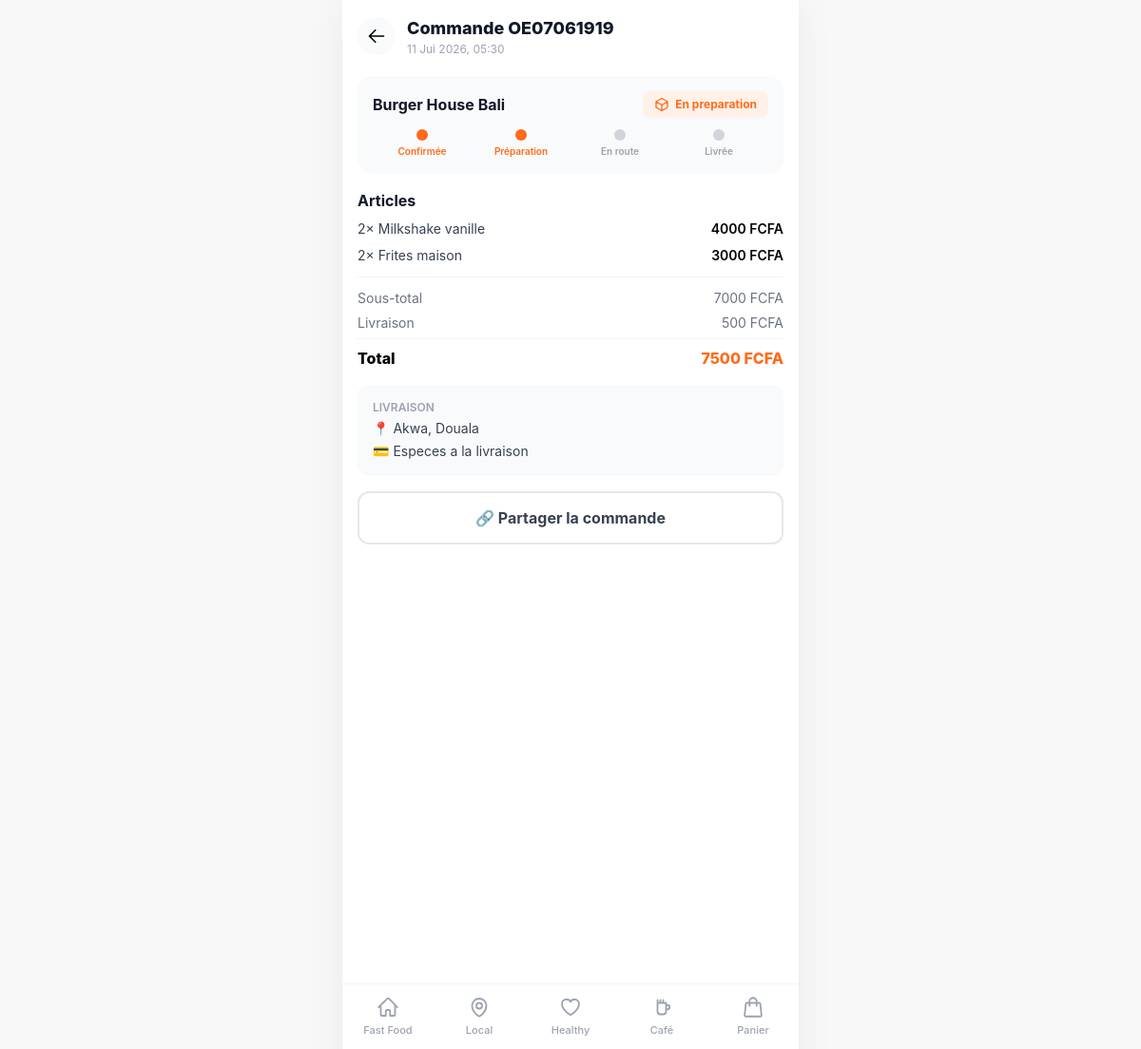
/commande/OE07061919/ (signed in), run on the app's committed database.
### apps/orders/models.py (models this page shows, shortened)
class Order(TimeStampedModel):
    class Status(models.TextChoices):
        PENDING = "pending", "En attente"
        CONFIRMED = "confirmed", "Confirmee"
        PREPARING = "preparing", "En preparation"
        READY = "ready", "Prete"
        PICKED_UP = "picked_up", "Recuperee"
        ON_THE_WAY = "on_the_way", "En livraison"
        DELIVERED = "delivered", "Livree"
        CANCELLED = "cancelled", "Annulee"
    class Payment(models.TextChoices):
        CASH = "cash", "Especes a la livraison"
        MOMO = "momo", "Mobile Money"
        OM = "om", "Orange Money"
        CARD = "card", "Carte bancaire"
    number = models.CharField(max_length=14, unique=True, blank=True, db_index=True)
    share_token = models.CharField(max_length=22, unique=True, blank=True, db_index=True)
    customer = models.ForeignKey(settings.AUTH_USER_MODEL, on_delete=models.CASCADE,
                                 related_name="orders")
    restaurant = models.ForeignKey(Restaurant, on_delete=models.PROTECT, related_name="orders")
    driver = models.ForeignKey(settings.AUTH_USER_MODEL, on_delete=models.SET_NULL,
                               null=True, blank=True, related_name="deliveries")
    status = models.CharField(max_length=14, choices=Status.choices, default=Status.PENDING)
    payment_method = models.CharField(max_length=8, choices=Payment.choices, default=Payment.CASH)
    items_total = models.PositiveIntegerField(default=0)
    delivery_fee = models.PositiveIntegerField(default=0)
    discount = models.PositiveIntegerField(default=0)
    total = models.PositiveIntegerField(default=0)
    delivery_address = models.CharField(max_length=255, blank=True)
    delivery_lat = models.FloatField(null=True, blank=True)
    delivery_lng = models.FloatField(null=True, blank=True)
    driver_lat = models.FloatField(null=True, blank=True)
    driver_lng = models.FloatField(null=True, blank=True)
    notes = models.TextField(blank=True)
    promo_code = models.CharField(max_length=24, blank=True)
    confirmed_at = models.DateTimeField(null=True, blank=True)
    delivered_at = models.DateTimeField(null=True, blank=True)
    class Meta:
        ordering = ["-created_at"]
        indexes = [models.Index(fields=["status"]), models.Index(fields=["-created_at"])]
    @property
    def status_label(self):
        return self.get_status_display()
    @property
    def can_review(self):
        return self.status == self.Status.DELIVERED and not hasattr(self, "review")

class OrderItem(models.Model):
    order = models.ForeignKey(Order, on_delete=models.CASCADE, related_name="items")
    dish = models.ForeignKey(Dish, on_delete=models.SET_NULL, null=True, related_name="order_items")
    name = models.CharField(max_length=140)        # snapshot
    unit_price = models.PositiveIntegerField()      # snapshot (prix paye)
    quantity = models.PositiveSmallIntegerField(default=1)
    @property
    def line_total(self):
        return self.unit_price * self.quantity

### apps/restaurants/models.py (models this page shows, shortened)
class Restaurant(TimeStampedModel):
    owner = models.ForeignKey(
        settings.AUTH_USER_MODEL, on_delete=models.CASCADE, related_name="restaurants")
    name = models.CharField(max_length=140)
    slug = models.SlugField(max_length=160, unique=True, blank=True)
    share_token = models.CharField(max_length=22, unique=True, blank=True, db_index=True)
    tagline = models.CharField(max_length=60, blank=True,
                               help_text="Badge ex: Cuisine Locale / Premium")
    bio = models.TextField(blank=True, help_text="Description / bio du restaurant")
    logo = models.ImageField(upload_to="restaurants/logos/", blank=True, null=True)
    cover_image = models.ImageField(upload_to="restaurants/covers/", blank=True, null=True)
    categories = models.ManyToManyField(Category, blank=True, related_name="restaurants")
    neighborhood = models.CharField(max_length=80, blank=True,
                                    help_text="Quartier ex: Bonanjo, Akwa, Bonapriso, Bali")
    city = models.CharField(max_length=80, default="Douala")
    address = models.CharField(max_length=255, blank=True)
    lat = models.FloatField(null=True, blank=True)
    lng = models.FloatField(null=True, blank=True)
    delivery_fee = models.PositiveIntegerField(default=500, help_text="Frais livraison en FCFA")
    delivery_time_min = models.PositiveSmallIntegerField(default=20)
    delivery_time_max = models.PositiveSmallIntegerField(default=40)
    min_order = models.PositiveIntegerField(default=0)
    brand_color = models.CharField(max_length=9, default="#FF6B1A")
    accent_color = models.CharField(max_length=9, default="#FFF1E8")
    is_pro = models.BooleanField(default=False, help_text="Badge Pro")
    is_premium = models.BooleanField(default=False)
    is_featured = models.BooleanField(default=False, help_text="A la une")
    is_active = models.BooleanField(default=True)
    rating = models.DecimalField(max_digits=3, decimal_places=1, default=0)
    rating_count = models.PositiveIntegerField(default=0)
    orders_count = models.PositiveIntegerField(default=0)
    phone = models.CharField(max_length=20, blank=True)
    class Meta:
        ordering = ["-is_featured", "-rating"]
        indexes = [models.Index(fields=["slug"]), models.Index(fields=["share_token"])]

### apps/orders/views.py (the view)
# urls.py: path("commande/<str:number>/", views.order_detail, name="detail"),
@login_required
def order_detail(request, number):
    order = get_object_or_404(Order.objects.select_related("restaurant", "driver"),
                              number=number, customer=request.user)
    rank = _STEP_RANK.get(order.status, 0)
    done = [s for s, _ in ORDER_STEPS if _STEP_RANK.get(s, 99) <= rank]
    return render(request, "client/order_detail.html",
                  {"order": order, "steps": ORDER_STEPS, "done_steps": done,
                   "cart_count": _cart_count(request)})

### apps/core/context_processors.py (called while the page is built)
def brand(request):
    unread = 0
    if request.user.is_authenticated:
        unread = request.user.notifications.filter(is_read=False).count()
    return {
        "BRAND_NAME": "ONE EAT",
        "CURRENCY": settings.CURRENCY,
        "DEFAULT_CITY": settings.DEFAULT_CITY,
        "DOUALA_CENTER": settings.DOUALA_CENTER,
        "VAPID_PUBLIC_KEY": settings.VAPID_PUBLIC_KEY,
        "unread_notifications": unread,
    }

### apps/orders/views.py (called while the page is built)
def _get_cart(request):
    return request.session.get("cart", {})

def _cart_count(request):
    return sum(i.get("qty", 0) for i in _get_cart(request).values())

### templates/client/order_detail.html (shortened to what this page needs)
{% extends "client/base.html" %}
{% block content %}
<div class="px-4 pt-4">
  <div class="flex items-center gap-3">
    <a href="{% url 'orders:list' %}" class="w-10 h-10 rounded-full bg-gray-50 flex items-center justify-center">
      <svg class="w-5 h-5" fill="none" stroke="currentColor" stroke-width="2" viewBox="0 0 24 24"><path stroke-linecap="round" stroke-linejoin="round" d="M10.5 19.5L3 12m0 0l7.5-7.5M3 12h18"/></svg></a>
    <div>
      <h1 class="text-lg font-extrabold text-gray-900">Commande {{ order.number }}</h1>
      <p class="text-xs text-gray-400">{{ order.created_at|date:"d M Y, H:i" }}</p>
    </div>
  </div>
  <div class="mt-5 rounded-2xl bg-gray-50 p-4">
    <div class="flex items-center justify-between mb-3">
      <span class="font-bold text-gray-900">{{ order.restaurant.name }}</span>
      {% include "client/_status_badge.html" with status=order.status label=order.status_label %}
    </div>
    {% with s=order.status %}
    <div class="flex items-center justify-between text-[10px] font-semibold text-gray-400">
      {% for step,lbl in steps %}
      <div class="flex-1 flex flex-col items-center">
        <div class="w-3 h-3 rounded-full {% if step in done_steps %}bg-brand{% else %}bg-gray-300{% endif %}"></div>
        <span class="mt-1 {% if step in done_steps %}text-brand{% endif %}">{{ lbl }}</span>
      </div>
      {% endfor %}
    </div>
    {% endwith %}
  </div>
  <div class="mt-4">
    <h2 class="font-bold text-gray-900 mb-2">Articles</h2>
    <div class="space-y-2">
      {% for item in order.items.all %}
      <div class="flex justify-between text-sm">
        <span class="text-gray-700">{{ item.quantity }}× {{ item.name }}</span>
        <span class="font-semibold">{{ item.line_total }} {{ CURRENCY }}</span>
      </div>
      {% endfor %}
    </div>
    <div class="mt-3 pt-3 border-t border-gray-100 space-y-1.5 text-sm">
      <div class="flex justify-between text-gray-500"><span>Sous-total</span><span>{{ order.items_total }} {{ CURRENCY }}</span></div>
      <div class="flex justify-between text-gray-500"><span>Livraison</span><span>{{ order.delivery_fee }} {{ CURRENCY }}</span></div>
      <div class="flex justify-between font-extrabold text-base pt-2 border-t border-gray-100"><span>Total</span><span class="text-brand">{{ order.total }} {{ CURRENCY }}</span></div>
    </div>
  </div>
  <div class="mt-4 rounded-xl bg-gray-50 p-4 text-sm">
    <p class="text-gray-400 text-xs font-semibold uppercase">Livraison</p>
    <p class="text-gray-700 mt-1">📍 {{ order.delivery_address|default:"Non précisée" }}</p>
    <p class="text-gray-700 mt-1">💳 {{ order.get_payment_method_display }}</p>
  </div>
  <div class="mt-4 space-y-2">
    <button onclick="shareOrder()" class="w-full py-3.5 rounded-xl border-2 border-gray-200 text-gray-700 font-bold">🔗 Partager la commande</button>
  </div>
</div>
{% endblock %}

### templates/base.html (style rules this page uses)
html,body { -webkit-tap-highlight-color:transparent; }
body { font-family:'Inter',system-ui,sans-serif; background:#f8f8f8; }

### data on the page
Order: number "OE07061919", created_at "11 Jui 2026, 05:30", restaurant.name "Burger House Bali", items_total "7000", delivery_fee "500", total "7500", delivery_address "Akwa, Douala", payment_method "Especes a la livraison"
OrderItem: quantity "2", name "Milkshake vanille", line_total "4000", CURRENCY "FCFA"
OrderItem: quantity "2", name "Frites maison", line_total "3000", CURRENCY "FCFA"

### other printed values
{{ label }} "En preparation"
{{ lbl }} "Confirmée" "Préparation" "En route" "Livrée"
{{ CURRENCY }} "FCFA"
